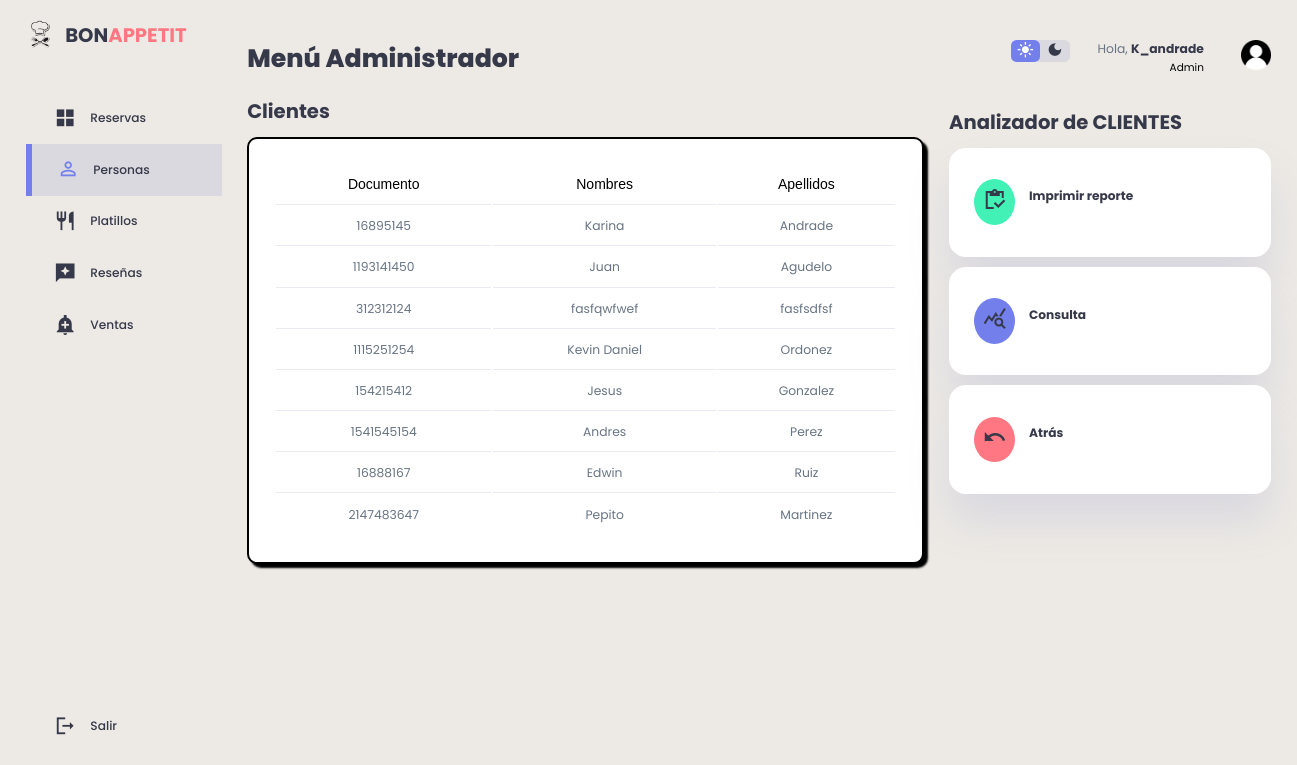
The app's page /clientes/nombres.php (signed in), older data.
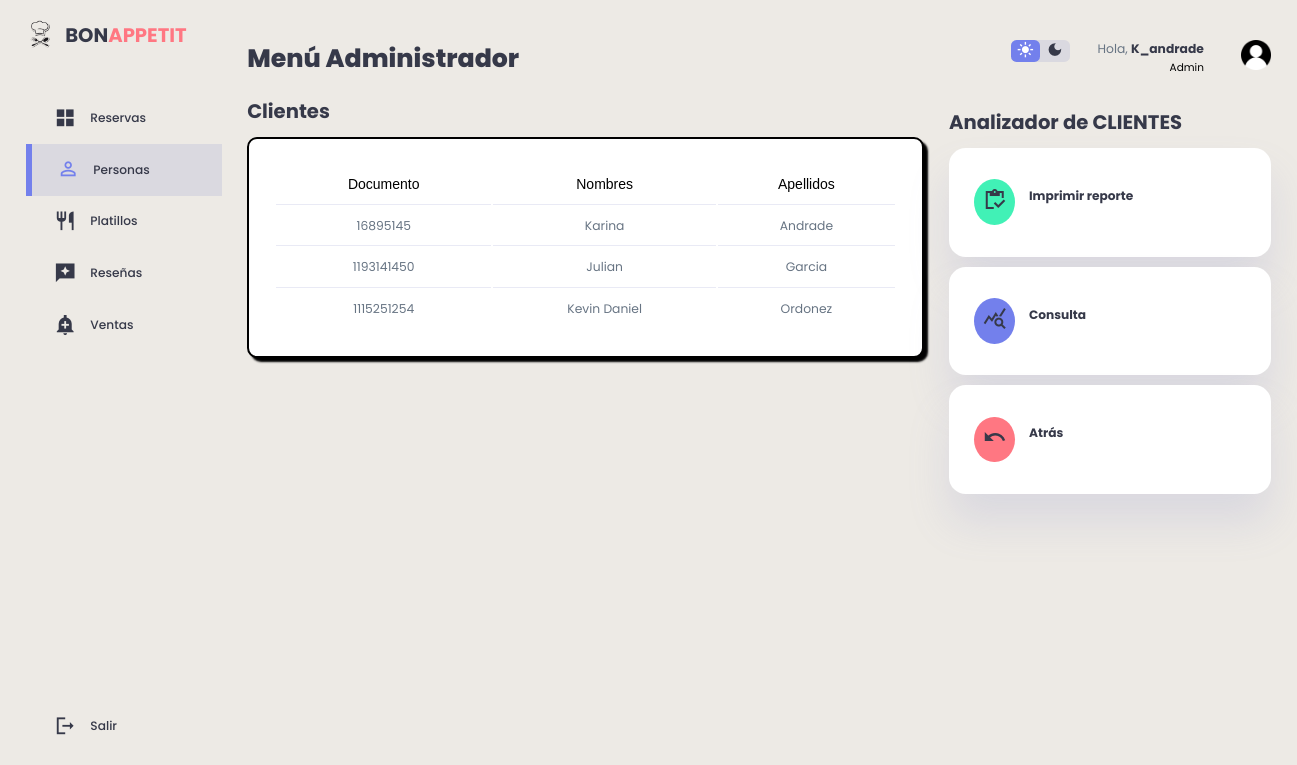
The same page, newer data.
### tables this page shows
CREATE TABLE `clientes` (
  `id_cliente` int(11) NOT NULL,
  `Documento` int(11) NOT NULL,
  `Nombres` varchar(150) DEFAULT NULL,
  `Apellidos` varchar(150) DEFAULT NULL,
  `Correo_Electronico` varchar(200) NOT NULL,
  `Celular` varchar(12) NOT NULL,
  `Fecha` date DEFAULT NULL,
  `Usuario` varchar(50) DEFAULT NULL,
  `Contrasena` varchar(150) DEFAULT NULL,
  `Foto` longblob DEFAULT NULL,
  `id_rol` int(11) NOT NULL DEFAULT 2
);

### clientes/nombres.php (the view, shortened to what this page needs)
<?php
    include("../db/conexion.php");
    $datos= "SELECT * FROM clientes";
?>
<!DOCTYPE html>
<html lang="en">
<head>
    <link href="https://cdnjs.cloudflare.com/ajax/libs/font-awesome/5.13.0/css/all.min.css" rel="stylesheet">
    <link rel="stylesheet"a href="../clientes/stylec.css">
</head>
<body>
<div class="content">
<div class="container1">
    <aside>
        <div class="top1">
            <div class="logo">
                <img src="./imag/icon.png">
                <h2>BON<span class="danger">APPETIT</span></h2>
            </div>
        </div>
        <div class="sidebar">
            <a href="../admin/admin.php">
                    <span class="material-icons-sharp">grid_view</span>
                    <h3>Reservas</h3>
            </a>
            <a href="../clientes/clientes.php"  class="active">
                <span class="material-icons-sharp">person_outline</span>
                <h3>Personas</h3>
            </a>
            <a href="../platillos/platillos.php">
                    <span class="material-icons-sharp">restaurant</span>
                    <h3>Platillos</h3>
               </a>
            <a href="../resenas/resenas.php">
                <span class="material-icons-sharp">reviews</span>
                <h3>Reseñas</h3>
            </a>
            <a href="../ventas/ventas.php">
                    <span class="material-icons-sharp">add_alert</span>
                    <h3>Ventas</h3>
                </a>
            <a href="../view/cerrar_sesion.php">
                <span class="material-icons-sharp">logout</span>
                <h3>Salir</h3>
            </a>
        </div>
    </aside>
    <main>
    <h1>Menú Administrador</h1>
        <br>
        <div class="recent-orders">
            <h2>Clientes</h2>
            <table border="0" cellspacing="2" cellpadding="2">
                            <tr>
                                <td> <font face="Arial">Documento</font> </td>
                                <td> <font face="Arial">Nombres</font> </td>
                                <td> <font face="Arial">Apellidos</font> </td>
                            </tr>
                            <?php foreach ($conexion -> query($datos) as $row) {
                        ?>
                                <tr>
                                    <td><p><?php echo $row['Documento'] ?></p></td>
                                    <td><p><?php echo $row['Nombres'] ?></p></td>
                                    <td><p><?php echo $row['Apellidos'] ?></p></td>
                                </tr>
                        <?php
                        }
                    ?>
        </table>
        </div>
    </main>
    <div class="right">
        <div class="top">
            <div class="theme-toggler">
                <span class="material-icons-sharp active">light_mode</span>
                <span class="material-icons-sharp">dark_mode</span>
            </div>
            <div class="profile">
                <div class="info">
                <p>Hola, <b><?php echo $_SESSION['usuario']; ?></b></p>
                    <small class="text-muted">Admin</small>
                </div>
                <div class="profile-photo">
                    <img src="./imag/user.png">
                </div>
            </div>
        </div>
        <div class="sales-analytics">
            <h2>Analizador de CLIENTES</h2>
            <div class="item customers">
                <div class="icon">
                    <a href="../reportesnom/index.php"> <span class="material-icons-sharp">inventory</span> </a>
                </div>
                <div class="right">
                    <div class="info">
                        <h3>Imprimir reporte</h3>
                    </div>
                </div>
            </div>
            <div class="item online">
                <div class="icon">
                    <a href="#"><span class="material-icons-sharp">query_stats</span></a>
                </div>
                <div class="right">
                    <div class="info">
                        <h3>Consulta</h3>
                    </div>
                </div>
            </div>
            <div class="item offline">
                <div class="icon">
                    <a href="../clientes/clientes.php"><span class="material-icons-sharp">undo</span></a>
                </div>
                <div class="right">
                    <div class="info">
                        <h3>Atrás</h3>
                    </div>
                </div>
            </div>
        </div>
    </div>
</div>
</div>
</body>
</html>

Row changes from the older to the newer data that the page shows:
removed clientes: Documento "312312124", Nombres "fasfqwfwef", Apellidos "fasfsdfsf"
removed clientes: Documento "154215412", Nombres "Jesus", Apellidos "Gonzalez"
removed clientes: Documento "1541545154", Nombres "Andres", Apellidos "Perez"
removed clientes: Documento "16888167", Nombres "Edwin", Apellidos "Ruiz"
removed clientes: Documento "2147483647", Nombres "Pepito", Apellidos "Martinez"
changed clientes: Nombres "Juan" → "Julian"; Apellidos "Agudelo" → "Garcia"
